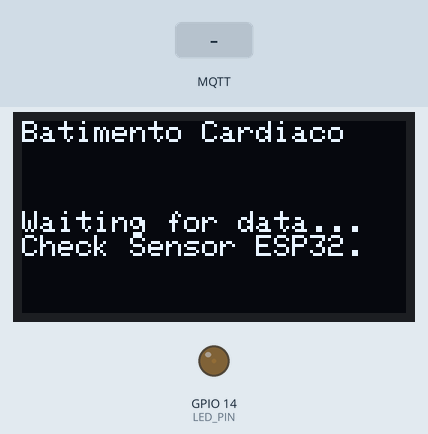
Simulated run of this sketch. Board: ESP32. On the bench: 128×64 one-colour display, output pins drawn as LEDs (lit = HIGH). Inputs (shaded band) come from the test bench. WiFi joins after 1.5 s; servers stay silent unless stated; the display library's start-up logo is not drawn; no MQTT or app messages arrive unless stated; what the sketch prints to the serial monitor is not drawn.

Above: at 4.8 s.
4.9 s: MQTT message "200" arrives on the first subscribed topic
At 5.28 s:
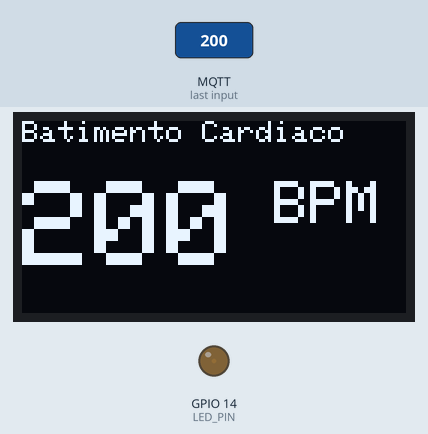
7.3 s: MQTT message "5" arrives on the first subscribed topic
At 7.9 s:
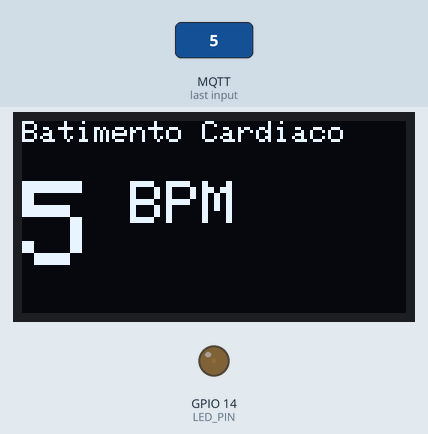
9.1 s: MQTT message "90" arrives on the first subscribed topic
At 10.04 s:
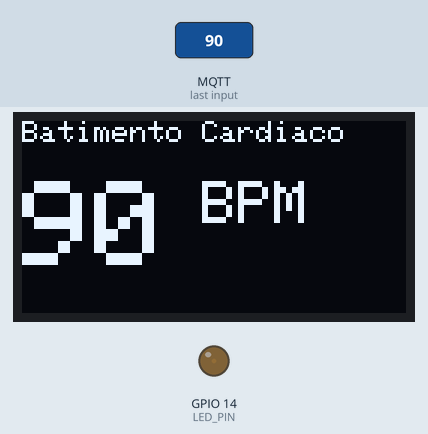
Timing chart, 0 to 18.1 s (numbered marks = the images above; inputs shaded):
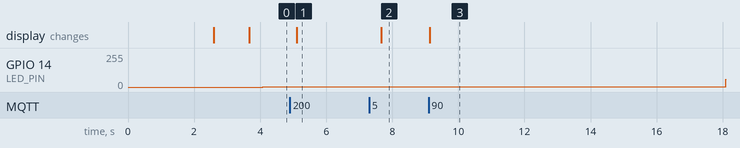

Measured:
- after the input at 4.9 s, the display: changes after 0.21 s (image 1)
- after the input at 7.3 s, the display: changes after 0.36 s (image 2)
- after the input at 9.1 s, GPIO 14 (LED_PIN): 1/255 → 58/255 after 9.0 s; the display: changes at once (image 3)

The sketch:

recevePulsefi.ino
```cpp
//-------------------------------------------------------------
// DISPLAY OLED (0.96") COM SUBSCRIBER MQTT
/*
  Objetivo:
  - Conectar ao WiFi.
  - Assinar o tópico MQTT (health/bpm).
  - Exibir o BPM recebido no display OLED (SSD1306).
*/

// --- INCLUDES E BIBLIOTECAS ---
#include <Arduino.h> // Garante que a API básica do Arduino/ESP32 seja carregada
#include <WiFi.h>
#include <PubSubClient.h>
#include <Wire.h>
#include <Adafruit_GFX.h>
#include <Adafruit_SSD1306.h>
#include <driver/ledc.h> // Header para as funções LEDC do ESP32

// --- CONFIGURAÇÕES OLED ---
#define SCREEN_WIDTH 128
#define SCREEN_HEIGHT 64
#define OLED_RESET -1
#define SCREEN_ADDRESS 0x3C // Verifique se o endereço é 0x3C ou 0x3D para o seu módulo

// --- CONFIGURAÇÕES GLOBAIS ---
const char* WIFI_SSID = "ERUS 2.4GHz";
const char* WIFI_PASSWORD = "ultrabots3";
const char* MQTT_SERVER = "192.168.0.117"; // IP Local do Broker (Notebook)
const int MQTT_PORT = 1883;
const char* MQTT_TOPIC_BPM = "health/bpm";

// *** DEFINIÇÕES DE AUTENTICAÇÃO (Se allow_anonymous for false) ***
// Se seu Mosquitto exigir usuário/senha, descomente e preencha:
const char* MQTT_USER = "pulse";
const char* MQTT_PASS = "pulse10";

// --- ADIÇÕES PARA PWM LED ---
const int LED_PIN = 14;
const int LEDC_CHANNEL = 0;   // Use um canal LEDC livre (0 a 15)
const int LEDC_RESOLUTION = 10; // 10 bits de resolução (0 a 1023)
const int LEDC_FREQUENCY = 5000; // Frequência do PWM (5kHz é um bom padrão)

unsigned long lastPulseTime = 0; // Para controle de tempo do ciclo de pulsação
int pulseIntervalMs = 1000; // Intervalo inicial em ms (equivalente a 60 BPM)
// --- FIM ADIÇÕES PARA PWM LED ---

// --- DECLARAÇÕES DE OBJETOS E VARIÁVEIS GLOBAIS ---
WiFiClient espClient;
PubSubClient client(espClient);
Adafruit_SSD1306 display(SCREEN_WIDTH, SCREEN_HEIGHT, &Wire, OLED_RESET);

// Variável para armazenar o último BPM recebido
int receivedBPM = 0;

// ----------------------------------------------------------------------------------
// --- Funções Auxiliares ---
// ----------------------------------------------------------------------------------

void setup_wifi() {
  delay(10);
  Serial.println();
  Serial.print("Connecting to ");
  Serial.println(WIFI_SSID);

  // ... (Código de setup_wifi inalterado) ...
  WiFi.begin(WIFI_SSID, WIFI_PASSWORD);

  while (WiFi.status() != WL_CONNECTED) {
    delay(500);
    Serial.print(".");
    // Feedback no OLED durante a conexão WiFi
    display.clearDisplay();
    display.setTextSize(1);
    display.setCursor(0,0);
    display.println("Connecting to WiFi...");
    display.display();
  }

  Serial.println("");
  Serial.println("WiFi connected");
  Serial.print("IP Address: ");
  Serial.println(WiFi.localIP());
}

// Função para exibir o BPM no display OLED
void displayBPM() {
  // ... (Código de displayBPM inalterado) ...
  display.clearDisplay();

  // Título
  display.setTextSize(1);
  display.setTextColor(SSD1306_WHITE);
  display.setCursor(0, 0);
  display.println("Batimento Cardiaco");

  // Valor do BPM
  display.setTextSize(4); // Tamanho grande para o valor principal
  display.setCursor(0, 20);

  if (receivedBPM > 0) {
    display.print(receivedBPM);
    display.setTextSize(2);
    display.print(" BPM");
  } else {
    display.setTextSize(1);
    display.setCursor(0, 30);
    display.println("Waiting for data...");
    display.println("Check Sensor ESP32.");
  }

  display.display(); // Atualiza o display com o novo conteúdo
}

// --- ADIÇÃO: FUNÇÃO PARA CONTROLAR A PULSAÇÃO E FREQUÊNCIA DO LED ---
void updatePulseFrequency() {
  if (receivedBPM > 20) { // Garante um valor mínimo razoável
    // Calcula o intervalo de tempo entre pulsos (em milissegundos)
    // Formula: (60 segundos/minuto * 1000 ms/segundo) / BPM
    pulseIntervalMs = (60 * 1000) / receivedBPM;
  } else {
    // Valor padrão ou muito lento se o BPM for muito baixo ou 0
    pulseIntervalMs = 3000; // Exemplo: 20 BPM
  }
}

void ledPulse() {
  // A pulsação deve ocorrer na frequência do BPM
  if (millis() - lastPulseTime >= pulseIntervalMs) {
    // Reinicia o tempo para o próximo pulso
    lastPulseTime = millis();

    // Inicia a pulsação/brilho
    // A animação de pulso (fade in/out) é executada rapidamente,
    // mas o *intervalo* entre os pulsos é controlado pelo BPM.

    int maxDuty = (1 << LEDC_RESOLUTION) - 1; // 1023 para 10 bits

    // Fade IN (Brilha)
    for(int dutyCycle = 0; dutyCycle <= maxDuty; dutyCycle += 10) {
      ledcWrite(LEDC_CHANNEL, dutyCycle);
      delay(1); // Ajuste para a velocidade de fade
    }

    // Mantém no máximo brilho por um instante
    delay(50);

    // Fade OUT (Apaga)
    for(int dutyCycle = maxDuty; dutyCycle >= 0; dutyCycle -= 10) {
      ledc_set_duty(LEDC_LOW_SPEED_MODE, (ledc_channel_t)LEDC_CHANNEL, dutyCycle);
ledc_update_duty(LEDC_LOW_SPEED_MODE, (ledc_channel_t)LEDC_CHANNEL);
      delay(2); // Ajuste para a velocidade de fade
    }

    ledcWrite(LEDC_CHANNEL, 0); // Garante que esteja completamente apagado no final

    // O restante do tempo *pulseIntervalMs* é gasto esperando o próximo pulso.
    // O delay(1) e delay(2) acima somam cerca de 300ms a 400ms do tempo total.
  }
}
// --- FIM ADIÇÃO: FUNÇÃO PARA CONTROLAR A PULSAÇÃO E FREQUÊNCIA DO LED ---


// Função de Callback para processar mensagens MQTT recebidas
void callback(char* topic, byte* payload, unsigned int length) {
  Serial.print("Message arrived on topic: ");
  Serial.println(topic);

  // Converte o payload (bytes) para String
  String message;
  for (int i = 0; i < length; i++) {
    message += (char)payload[i];
  }
  Serial.print("Payload: ");
  Serial.println(message);

  // Tenta converter a string do BPM para int
  int newBPM = message.toInt();
  if (newBPM > 0) {
    receivedBPM = newBPM;
    displayBPM(); // Atualiza o display imediatamente

    // --- ADIÇÃO: Atualiza a frequência de pulso ao receber um novo BPM ---
    updatePulseFrequency();
    // --- FIM ADIÇÃO ---
  } else {
    Serial.println("Error converting received BPM.");
  }
}

void reconnect() {
  // ... (Código de reconnect inalterado) ...
  // Use um ID de Cliente FIXO e único para a rede
  const char* fixedClientId = "ESP32_BPM_OLED_Receiver";

  // Loop até estar conectado
  while (!client.connected()) {
    // 1. Verifica se o WiFi ainda está ativo
    if (WiFi.status() != WL_CONNECTED) {
      Serial.println("WiFi lost, re-establishing...");
      setup_wifi();
      if (WiFi.status() != WL_CONNECTED) {
          delay(5000);
          continue;
      }
    }

    Serial.print("Attempting MQTT connection...");

    // Tenta se conectar. Se você estiver usando autenticação, use:
    // client.connect(fixedClientId, MQTT_USER, MQTT_PASS)
    if (client.connect(fixedClientId,MQTT_USER, MQTT_PASS)) { // Usa ID fixo (funciona com allow_anonymous true)
      Serial.println("connected");
      // Uma vez conectado, assina o tópico
      client.subscribe(MQTT_TOPIC_BPM);
      Serial.print("Subscribed to: ");
      Serial.println(MQTT_TOPIC_BPM);
    } else {
      Serial.print("failed, rc=");
      Serial.print(client.state()); // Aqui é onde aparecia o rc=5
      Serial.println(" Retrying in 5 seconds");
      delay(5000);
    }
  }
}

// ----------------------------------------------------------------------------------
// --- Setup Principal ---
// ----------------------------------------------------------------------------------

void setup() {
  Serial.begin(115200);

  randomSeed((unsigned long)ESP.getEfuseMac());

  // I2C: Pinos GPIO 21 (SDA) e 22 (SCL)
  Wire.begin(21, 22);

  // 1. Inicialização do Display OLED (SSD1306)
  if(!display.begin(SSD1306_SWITCHCAPVCC, SCREEN_ADDRESS)) {
    Serial.println(F("SSD1306 allocation failed. Check SCL/SDA pins and 0x3C/0x3D address."));
    for(;;); // Não continua se o display falhar
  }
  display.display();
  delay(2000);
  display.clearDisplay();

  // 2. Configuração WiFi (necessária antes do MQTT)
  setup_wifi();

  // 3. Configuração MQTT
  client.setServer(MQTT_SERVER, MQTT_PORT);
  client.setCallback(callback); // Define a função que lida com as mensagens recebidas

// --- ADIÇÃO: Configuração do LEDC (PWM) usando ESP-IDF ---
  // 1. Configurar o Timer
  ledc_timer_config_t ledc_timer = {
    .speed_mode = LEDC_LOW_SPEED_MODE, // Modo de baixa velocidade para a maioria dos GPIOs
    .duty_resolution = (ledc_timer_bit_t)LEDC_RESOLUTION,
    .timer_num = (ledc_timer_t)LEDC_CHANNEL, // Usa o número do canal como timer
    .freq_hz = LEDC_FREQUENCY,
    .clk_cfg = LEDC_AUTO_CLK,
  };
  ledc_timer_config(&ledc_timer);

  // 2. Configurar o Canal
  ledc_channel_config_t ledc_channel = {
    .gpio_num = LED_PIN,
    .speed_mode = LEDC_LOW_SPEED_MODE,
    .channel = (ledc_channel_t)LEDC_CHANNEL,
    .intr_type = LEDC_INTR_DISABLE,
    .timer_sel = (ledc_timer_t)LEDC_CHANNEL, // Liga ao timer configurado acima
    .duty = 0, // Começa desligado
    .hpoint = 0,
  };
  ledc_channel_config(&ledc_channel);
// --- FIM ADIÇÃO ---
  // 4. Exibição inicial
  displayBPM();
}

// ----------------------------------------------------------------------------------
// --- Loop Principal ---
// ----------------------------------------------------------------------------------

void loop() {
  // 1. Manter a Conexão MQTT Ativa
  if (!client.connected()) {
    reconnect();
  }

  // 2. Processar mensagens MQTT
  client.loop();

  // --- ADIÇÃO: Chama a função de pulsação do LED a cada ciclo ---
  // Esta função é não-bloqueante (usa millis() internamente para a frequência)
  ledPulse();
  // --- FIM ADIÇÃO ---
}
```
